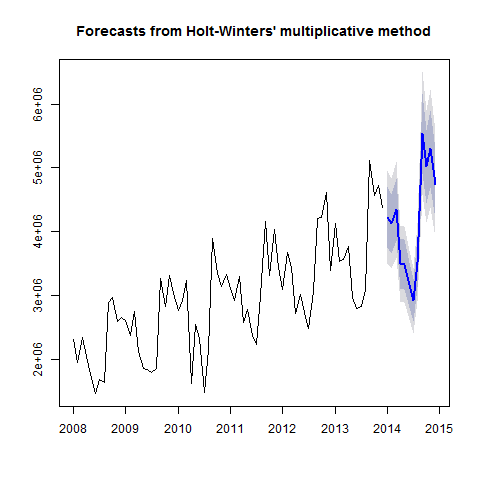

Write R code to recreate this figure.
#Creates Model_hw_2 plot

png("Plots/Model_hw_2_plot.png")
plot(Model_hw_2)
dev.off()